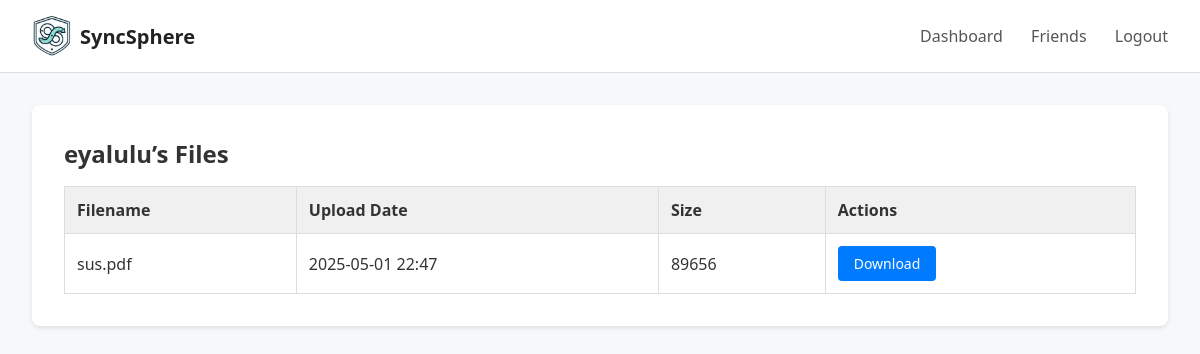
Screenshot of /friends/eyalulu/files (signed in) with the database file from the repository.
### models.py (models this page shows, shortened)
class User(db.Model):
    id = db.Column(db.Integer, primary_key=True) #The id of the user.
    username = db.Column(db.String(80), unique=True, nullable=False) #The username.
    email = db.Column(db.String(120), unique=True, nullable=False) #The email of the user.
    password_hash = db.Column(db.String(128), nullable=False) #The hashed password of the user.
    created_at = db.Column(db.DateTime, default=datetime.now) #The creation date of the user.
    used_storage  = db.Column(db.Integer, nullable=False, default=0) #The used storage of the user.
    storage_quota = db.Column(db.Integer, nullable=False, default=1073741824) #The max storage of the user.

class File(db.Model):
    id = db.Column(db.Integer, primary_key=True) #The id of the file
    user_id = db.Column(db.Integer, db.ForeignKey('user.id'), nullable=False) #The id of the file's owner.
    stored_filename = db.Column(db.String(128), nullable=False) #The name of the file in the file system.
    original_filename = db.Column(db.String(128), nullable=False) #The original name of the file.
    upload_date = db.Column(db.DateTime, default=datetime.now) #The creation date of the file.
    file_size = db.Column(db.Integer) #The file's size.
    permissions = db.Column(db.String(32), default='private') #The file's viewing permission.

### friend_management_routes.py (the view)
@friends_bp.route('/<username>/files')
def view_friend_files(username):
    user = get_current_user()
    if not user:
        return redirect(url_for('auth.login'))
    friend = User.query.filter_by(username=username).first()
    if not friend:
        flash("User not found.", "error")
        return redirect(url_for('friends.list_friends'))
    all_files     = file_manager.list_user_files(friend)
    allowed_files = [f for f in all_files if file_manager.is_access_allowed(f, user)]
    return render_template(
        'friends_files.html',
        files=allowed_files,
        friend=friend
    )

### file_management.py (called while the page is built)
    def list_user_files(self, user):
        return File.query.filter_by(user_id=user.id).all()

    def is_access_allowed(self, file_record, user):
        if file_record.user_id == user.id:
            return True
        return file_record.permissions == 'public'

### friend_management_routes.py (called while the page is built)
def get_current_user():
    user_id = session.get('user_id')
    return User.query.get(user_id) if user_id else None

### templates/friends_files.html (shortened to what this page needs)
<!DOCTYPE html>
<html lang="en">
<head>
  <link rel="stylesheet" href="{{ url_for('static', filename='css/dashboard.css') }}">
</head>
<body>
  <header class="navbar">
    <div class="navbar-left">
      <a href="{{ url_for('dashboard') }}" class="logo-link" style="display:flex; align-items:center; text-decoration:none;">
        <img src="{{ url_for('static', filename='images/logo.png') }}"
             alt="SyncSphere Logo" class="logo">
        <span class="app-name">SyncSphere</span>
      </a>
    </div>
    <nav class="navbar-right">
      <a href="{{ url_for('dashboard') }}">Dashboard</a>
      <a href="{{ url_for('friends.list_friends') }}">Friends</a>
      <a href="{{ url_for('auth.logout') }}">Logout</a>
    </nav>
  </header>
  <main class="main-content">
    <section class="files-section">
      <h2>{{ friend.display_name or friend.username }}’s Files</h2>
      {% if files %}
        <table class="files-table">
          <thead>
            <tr>
              <th>Filename</th>
              <th>Upload Date</th>
              <th>Size</th>
              <th>Actions</th>
            </tr>
          </thead>
          <tbody>
            {% for file in files %}
              <tr>
                <td>{{ file.original_filename }}</td>
                <td>{{ file.upload_date.strftime("%Y-%m-%d %H:%M") }}</td>
                <td>{{ file.file_size }}</td>
                <td><a href="{{ url_for('files.download', file_id=file.id) }}" class="btn btn-download">Download</a></td>
              </tr>
            {% endfor %}
          </tbody>
        </table>
      {% else %}
        <p class="no-files">No files available.</p>
      {% endif %}
    </section>
  </main>
</body>
</html>

### static/css/dashboard.css (style rules this page uses)
* { margin: 0; padding: 0; box-sizing: border-box; }
body { font-family: "Segoe UI", Tahoma, Geneva, Verdana, sans-serif; background-color: #f6f8fa; color: #333; }
.navbar { display: flex; align-items: center; justify-content: space-between; background-color: #fff; padding: 1rem 2rem; border-bottom: 1px solid #ddd; }
.navbar-left { display: flex; align-items: center; }
.logo { height: 40px; margin-right: 0.5rem; }
.app-name { font-size: 1.25rem; font-weight: 600; color: #222; }
.navbar-right a { margin-left: 1.5rem; text-decoration: none; color: #555; font-weight: 500; }
main { max-width: 1200px; margin: 2rem auto; padding: 0 2rem; }
.files-section { background-color: #fff; padding: 2rem; border-radius: 8px; margin-bottom: 2rem; box-shadow: 0 2px 4px rgba(0, 0, 0, 0.1); }
.files-section h2 { font-size: 1.5rem; margin-bottom: 1rem; }
.files-table { width: 100%; border-collapse: collapse; margin-top: 1rem; }
.files-table thead { background-color: #f0f0f0; }
.files-table th, .files-table td { padding: 0.75rem; text-align: left; border: 1px solid #ddd; }
.btn { display: inline-block; padding: 0.5rem 1rem; margin-right: 0.5rem; text-decoration: none; font-size: 0.875rem; border-radius: 4px; cursor: pointer; border: none; }
.btn-download { background-color: #007BFF; color: #fff; }

### rows the page displays
User: username "eyalulu"
File: original_filename "sus.pdf", upload_date "2025-05-01 22:47", file_size "89656"
